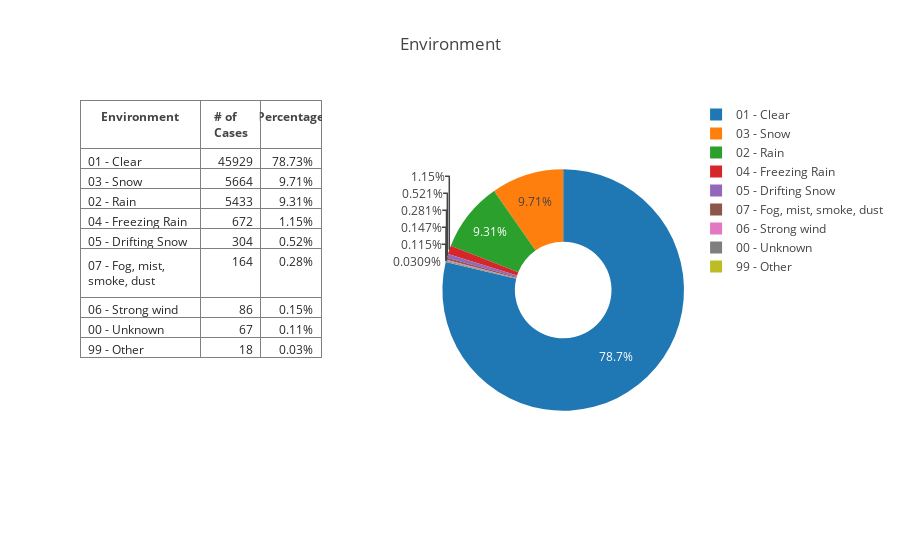
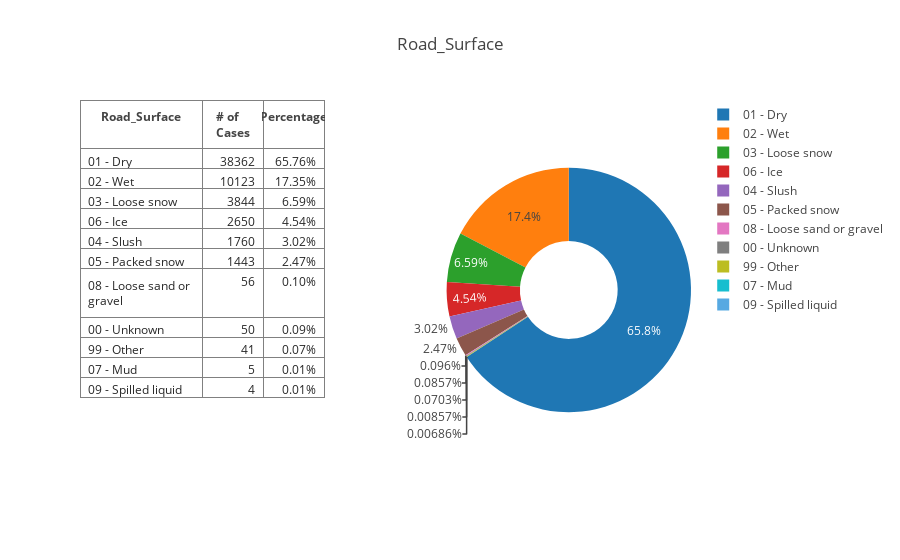
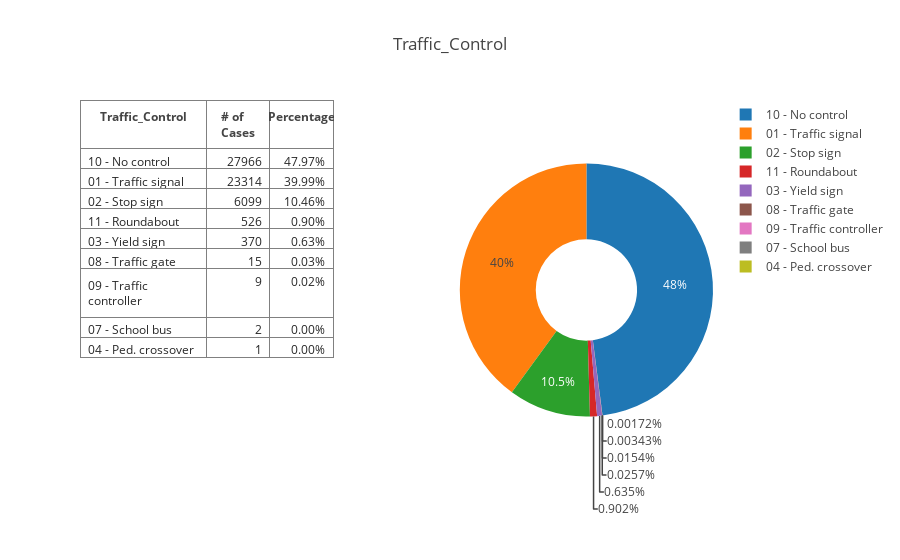
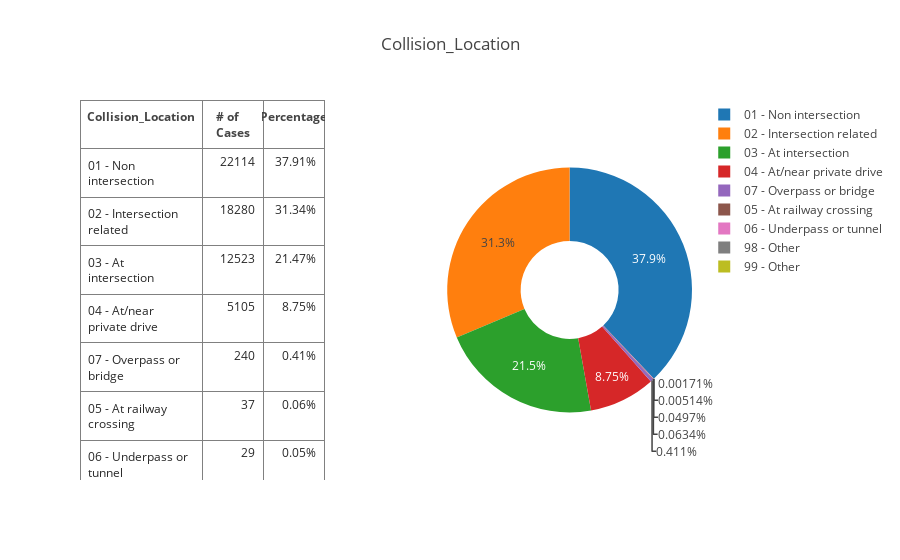

The notebook cell saved with these charts, in order:
### Markdown cell above
### 2.2 Percentage of single possible causes of accident

### Code cell
def analysisInSinglePercent(Col): 
    count = '# of Cases'
    df_cause = pd.crosstab(index = df_csv1417[Col], columns = count, margins = False)
    df_cause[Col] = df_cause.index
    sumOf = df_cause[count].sum()
    df_cause['Percentage'] = df_cause[count]/sumOf*100
    df_cause = df_cause[[Col, count, 'Percentage']]
    df_cause = df_cause.sort_values([count], ascending=[0])
    
    tab = go.Table(header = dict(values = ['<b>' + a + '</b>' for a in df_cause.columns.tolist()]),
                   domain = dict(x=[0, 0.4], y=[0,1.0]),
                   columnwidth = [110,55,55], 
                   cells = dict(values = [df_cause[b].tolist() for b in df_cause.columns.tolist()],
                                font = dict(color=['rgb(40, 40, 40)'] * 5, size=12),
                                format = [None] + [None] + ['.2f'],
                                suffix = ["", "", "%"], 
                                align = ["left", "right", "right"]),
                  )
    pie = go.Pie(values = df_cause[count], 
                 labels = df_cause.index, 
                 name = df_cause.index.name,
                 domain=dict(x=[0.6, 1.0], y=[0, 1.0]),
                 hoverinfo = "label+percent+name", hole = .4, showlegend = True)
    fig = dict(data = [tab,pie], 
               layout = go.Layout(title = Col))
    iplot(fig)
    
for n in ['Environment', 'Road_Surface', 'Traffic_Control', 'Collision_Location', \
          'Light', 'Collision_Classification', 'Impact_type', 'Month', "Day_Of_Week", "Holiday"]:
    analysisInSinglePercent(n)

### Figure 1 — Plotly figure (JSON) as saved in the notebook; plotly's stock layout.template omitted (floating-point values rounded to 4 significant figures)
{"data": [{"cells": {"align": ["left", "right", "right"], "font": {"color": ["rgb(40, 40, 40)", "rgb(40, 40, 40)", "rgb(40, 40, 40)", "rgb(40, 40, 40)", "rgb(40, 40, 40)"], "size": 12}, "format": [null, null, ".2f"], "suffix": ["", "", "%"], "values": [["01 - Clear", "03 - Snow", "02 - Rain", "04 - Freezing Rain", "05 - Drifting Snow", "07 - Fog, mist, smoke, dust", "06 - Strong wind", "00 - Unknown", "99 - Other"], [45929, 5664, 5433, 672, 304, 164, 86, 67, 18], [78.73, 9.709, 9.313, 1.152, 0.5211, 0.2811, 0.1474, 0.1148, 0.03086]]}, "columnwidth": [110, 55, 55], "domain": {"x": [0, 0.4], "y": [0, 1]}, "header": {"values": ["<b>Environment</b>", "<b># of Cases</b>", "<b>Percentage</b>"]}, "type": "table", "uid": "ac21cc0a-aa44-11e8-9fa6-0800275aa47c"}, {"domain": {"x": [0.6, 1], "y": [0, 1]}, "hole": 0.4, "hoverinfo": "label+percent+name", "labels": ["01 - Clear", "03 - Snow", "02 - Rain", "04 - Freezing Rain", "05 - Drifting Snow", "07 - Fog, mist, smoke, dust", "06 - Strong wind", "00 - Unknown", "99 - Other"], "name": "Environment", "showlegend": true, "type": "pie", "uid": "ac21cf34-aa44-11e8-9fa6-0800275aa47c", "values": [45929, 5664, 5433, 672, 304, 164, 86, 67, 18]}], "layout": {"title": "Environment"}}

### Figure 2 — Plotly figure (JSON) as saved in the notebook; plotly's stock layout.template omitted (floating-point values rounded to 4 significant figures)
{"data": [{"cells": {"align": ["left", "right", "right"], "font": {"color": ["rgb(40, 40, 40)", "rgb(40, 40, 40)", "rgb(40, 40, 40)", "rgb(40, 40, 40)", "rgb(40, 40, 40)"], "size": 12}, "format": [null, null, ".2f"], "suffix": ["", "", "%"], "values": [["01 - Dry", "02 - Wet", "03 - Loose snow", "06 - Ice", "04 - Slush", "05 - Packed snow", "08 - Loose sand or gravel", "00 - Unknown", "99 - Other", "07 - Mud", "09 - Spilled liquid"], [38362, 10123, 3844, 2650, 1760, 1443, 56, 50, 41, 5, 4], [65.76, 17.35, 6.589, 4.542, 3.017, 2.474, 0.09599, 0.08571, 0.07028, 0.008571, 0.006857]]}, "columnwidth": [110, 55, 55], "domain": {"x": [0, 0.4], "y": [0, 1]}, "header": {"values": ["<b>Road_Surface</b>", "<b># of Cases</b>", "<b>Percentage</b>"]}, "type": "table", "uid": "ac321ca4-aa44-11e8-9fa6-0800275aa47c"}, {"domain": {"x": [0.6, 1], "y": [0, 1]}, "hole": 0.4, "hoverinfo": "label+percent+name", "labels": ["01 - Dry", "02 - Wet", "03 - Loose snow", "06 - Ice", "04 - Slush", "05 - Packed snow", "08 - Loose sand or gravel", "00 - Unknown", "99 - Other", "07 - Mud", "09 - Spilled liquid"], "name": "Road_Surface", "showlegend": true, "type": "pie", "uid": "ac322410-aa44-11e8-9fa6-0800275aa47c", "values": [38362, 10123, 3844, 2650, 1760, 1443, 56, 50, 41, 5, 4]}], "layout": {"title": "Road_Surface"}}

### Figure 3 — Plotly figure (JSON) as saved in the notebook; plotly's stock layout.template omitted (floating-point values rounded to 4 significant figures)
{"data": [{"cells": {"align": ["left", "right", "right"], "font": {"color": ["rgb(40, 40, 40)", "rgb(40, 40, 40)", "rgb(40, 40, 40)", "rgb(40, 40, 40)", "rgb(40, 40, 40)"], "size": 12}, "format": [null, null, ".2f"], "suffix": ["", "", "%"], "values": [["10 - No control", "01 - Traffic signal", "02 - Stop sign", "11 - Roundabout", "03 - Yield sign", "08 - Traffic gate", "09 - Traffic controller", "07 - School bus", "04 - Ped. crossover"], [27966, 23314, 6099, 526, 370, 15, 9, 2, 1], [47.97, 39.99, 10.46, 0.9022, 0.6346, 0.02573, 0.01544, 0.00343, 0.001715]]}, "columnwidth": [110, 55, 55], "domain": {"x": [0, 0.4], "y": [0, 1]}, "header": {"values": ["<b>Traffic_Control</b>", "<b># of Cases</b>", "<b>Percentage</b>"]}, "type": "table", "uid": "ac3f7dd6-aa44-11e8-9fa6-0800275aa47c"}, {"domain": {"x": [0.6, 1], "y": [0, 1]}, "hole": 0.4, "hoverinfo": "label+percent+name", "labels": ["10 - No control", "01 - Traffic signal", "02 - Stop sign", "11 - Roundabout", "03 - Yield sign", "08 - Traffic gate", "09 - Traffic controller", "07 - School bus", "04 - Ped. crossover"], "name": "Traffic_Control", "showlegend": true, "type": "pie", "uid": "ac3f81d2-aa44-11e8-9fa6-0800275aa47c", "values": [27966, 23314, 6099, 526, 370, 15, 9, 2, 1]}], "layout": {"title": "Traffic_Control"}}

### Figure 4 — Plotly figure (JSON) as saved in the notebook; plotly's stock layout.template omitted (floating-point values rounded to 4 significant figures)
{"data": [{"cells": {"align": ["left", "right", "right"], "font": {"color": ["rgb(40, 40, 40)", "rgb(40, 40, 40)", "rgb(40, 40, 40)", "rgb(40, 40, 40)", "rgb(40, 40, 40)"], "size": 12}, "format": [null, null, ".2f"], "suffix": ["", "", "%"], "values": [["01 - Non intersection", "02 - Intersection related", "03 - At intersection", "04 - At/near private drive", "07 - Overpass or bridge", "05 - At railway crossing", "06 - Underpass or tunnel", "98 - Other", "99 - Other"], [22114, 18280, 12523, 5105, 240, 37, 29, 3, 1], [37.91, 31.34, 21.47, 8.752, 0.4114, 0.06343, 0.04972, 0.005143, 0.001714]]}, "columnwidth": [110, 55, 55], "domain": {"x": [0, 0.4], "y": [0, 1]}, "header": {"values": ["<b>Collision_Location</b>", "<b># of Cases</b>", "<b>Percentage</b>"]}, "type": "table", "uid": "ac4dfa3c-aa44-11e8-9fa6-0800275aa47c"}, {"domain": {"x": [0.6, 1], "y": [0, 1]}, "hole": 0.4, "hoverinfo": "label+percent+name", "labels": ["01 - Non intersection", "02 - Intersection related", "03 - At intersection", "04 - At/near private drive", "07 - Overpass or bridge", "05 - At railway crossing", "06 - Underpass or tunnel", "98 - Other", "99 - Other"], "name": "Collision_Location", "showlegend": true, "type": "pie", "uid": "ac4dfd52-aa44-11e8-9fa6-0800275aa47c", "values": [22114, 18280, 12523, 5105, 240, 37, 29, 3, 1]}], "layout": {"title": "Collision_Location"}}
